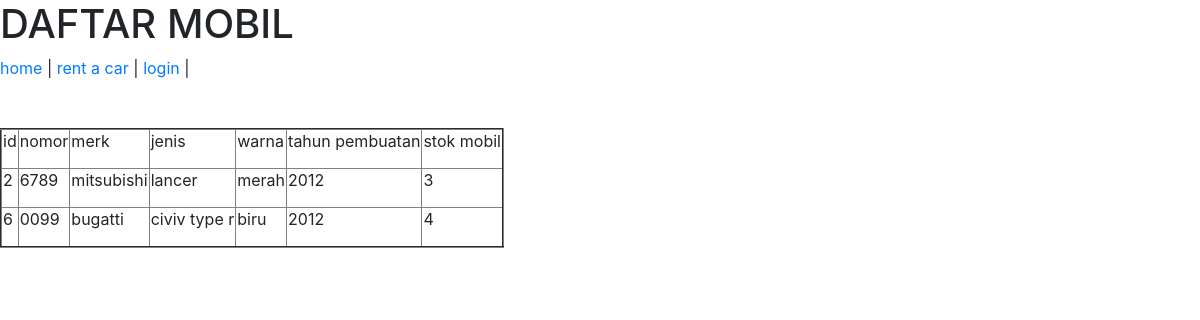
The app's page /home.php with its own data.
### tables this page shows
CREATE TABLE `rent_mobil` (
  `id_mobil` varchar(100) NOT NULL,
  `nomor_mobil` varchar(100) NOT NULL,
  `merk` varchar(200) NOT NULL,
  `jenis` varchar(200) NOT NULL,
  `warna` varchar(200) NOT NULL,
  `tahun_pembuatan` varchar(20) NOT NULL,
  `biaya_sewa_per_hari` double NOT NULL,
  `stok_mobil` int(11) NOT NULL
);

### readhome.php (the view, shortened to what this page needs)
<?php
$servername = "localhost";
$username = "root";
$password = "";
$dbname = "ukl";
$conn = new mysqli($servername, $username, $password, $dbname);
$sql = "SELECT * FROM rent_mobil";
$result = $conn->query($sql);
if ($result->num_rows > 0) {
?>
<!DOCTYPE html>
<html>
<head>
    <link rel="stylesheet" href="bootstrap.css">
</head>
<body>
<table border = "2">
    <tr>
    <td>
    <p>id</p>
    </td>
    <td>
    <p>nomor</p>
    </td>
    <td>
    <p>merk</p>
    </td>
    <td>
    <p>jenis</p>
    </td>
    <td>
    <p>warna</p>
    </td>
    <td>
    <p>tahun pembuatan</p>
    </td>
    <td>
    <p>stok mobil</p>
    </td>
    </tr>
<?php
    while($row = $result->fetch_assoc()) {
         ?>
         <br>
         <tr>
         <td>
         <?php echo $row["id_mobil"];?>
         </p></td>
         <td>
         <?php echo $row["nomor_mobil"];?>
         </p></td>
         <td>
         <?php echo $row["merk"];?>
         </p></td>
         <td>
         <?php echo $row["jenis"];?>
         </p></td>
         <td>
         <?php echo $row["warna"];?>
         </p></td>
         <td>
         <?php echo $row["tahun_pembuatan"];?>
         </p></td>
         <td>
         <?php echo $row["stok_mobil"];?>
         </p></td></tr>
         <?php
}
?>
</table>
</body>
</html>
<?php
}
else {
    echo "0 results";
}
?>

### home.php
<h1>DAFTAR MOBIL</h1>
<?php include "header.php" ?>
<?php include "readhome.php" ?>

### header.php (shortened to what this page needs)
<a href="home.php">home</a> |
<a href='pinjam.php'>rent a car</a> |
<?php
    if ($_SESSION["login"]=="login")
    {
        echo "<a href='logout.php'>logout</a> |
        <a href='halaman_admin.php'>karyawan</a> |";
    }else{
        echo "<a href='login.php'>login</a> |";
    }
?>

### records on screen
rent_mobil: id_mobil "2", nomor_mobil "6789", merk "mitsubishi", jenis "lancer", warna "merah", tahun_pembuatan "2012", stok_mobil "3"
rent_mobil: id_mobil "6", nomor_mobil "0099", merk "bugatti", jenis "civiv type r", warna "biru", tahun_pembuatan "2012", stok_mobil "4"
